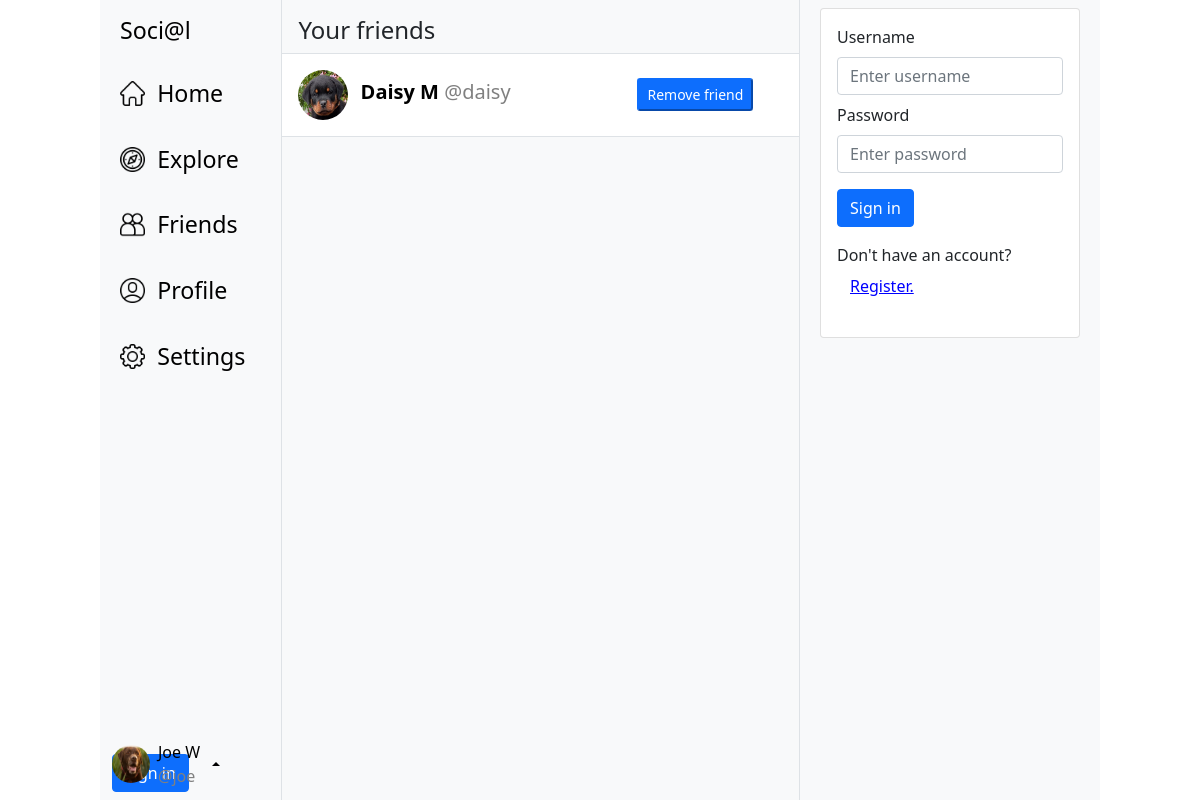
The page /friends (signed in) on the database its author committed.
### app/models.py (models this page shows, shortened)
class User(UserMixin, db.Model):
    id = db.Column(db.Integer, primary_key=True)
    username = db.Column(db.String(80), unique=True, nullable=False)
    password = db.Column(db.String(128), nullable=False)
    salt = db.Column(db.String(16), nullable=False)
    display_name = db.Column(db.String(80), nullable=False)
    active = db.Column(db.Boolean, nullable=False, default=True)
    posts = db.relationship("Post", backref="user", lazy="dynamic")
    friends = db.relationship(  # friendship many-to-many relationship betwen users
        "User",
        secondary="friendship",
        primaryjoin="User.id == Friendship.user1_id",
        secondaryjoin="User.id == Friendship.user2_id",
        lazy="dynamic"
    )

### app/views.py (the view)
@app.route("/friends")
@login_required
def friends():
    all_friends = current_user.friends.all()
    return render_template("friends.html",
                           title="Friends",
                           content_heading="Your friends",
                           current_user=current_user,
                           friends=all_friends)

### app/__init__.py (called while the page is built)
@login_manager.user_loader
def load_user(user_id):
    return models.User.query.get(int(user_id))

### app/templates/friends.html
{% extends "base.html" %}
{% block content %}
    {%  for friend in friends %}
        {% include "/cards/friend.html" %}
    {% endfor %}
{% endblock content %}

### app/templates/cards/profile-menu.html (shortened to what this page needs)
<div class="card-header-pills dropup auth-required">
    <a href="#" class="d-flex align-items-center dropdown-toggle"
       data-bs-toggle="dropdown" style="color: black">
        <img src="/static/assets/profile-imgs/{{ current_user.username }}.jpg"
             width="38" height="38" alt="Profile Image" class="rounded-circle profile-img">
        <p class="profile-menu-text d-none d-lg-inline mx-2 my-1" id="profile-card-username">
            {{ current_user.display_name }}
            <br>
            <span style="color:gray"> @{{ current_user.username }}</span>
        </p>
    </a>
</div>

### app/templates/cards/friend.html
<div class="card border-0 border-top border-bottom rounded-0">
    <div class="card-body">
        <div class="row">
            <div class="col-8">
                <a href="/profile/{{ friend.username }}">
                    {% with filename = friend.username %}
                        {% include "/partials/profile-image.html" %}
                    {% endwith %}
                    <p class="post-username-text d-inline mx-2">
                        <span style="font-weight: 550">{{ friend.display_name }}</span>
                        <span style="color:gray">@{{ friend.username }}</span>
                    </p>
                </a>
            </div>
            <div class="col-4">
                 <form action="/remove-friend/{{ friend.username }}" method="POST">
                    <button type="submit" class="btn-sm btn-primary mt-2">Remove friend</button>
                </form>
            </div>
        </div>
    </div>
</div>

### app/templates/partials/profile-image.html
<img src="/static/assets/profile-imgs/{{ filename }}.jpg"
     width="50" height="50"
     alt="Profile Image"
     class="rounded-circle profile-img">

### app/static/css/custom-style.css (style rules this page uses)
a:hover, a:visited, a:link, a:active { text-decoration: none; }
.profile-menu-text { font-size: 1em; color: black; vertical-align: middle; }
.post-username-text { font-size: 1.25em; color: black; }

### rows shown on the page
User: display_name "Joe W", username "joe"
User: username (picture), display_name "Daisy M", username "daisy"

### other values the page prints
{{ nav_link | capitalize }} "Home" "Explore" "Friends" "Profile" "Settings"
{{ content_heading }} "Your friends"
